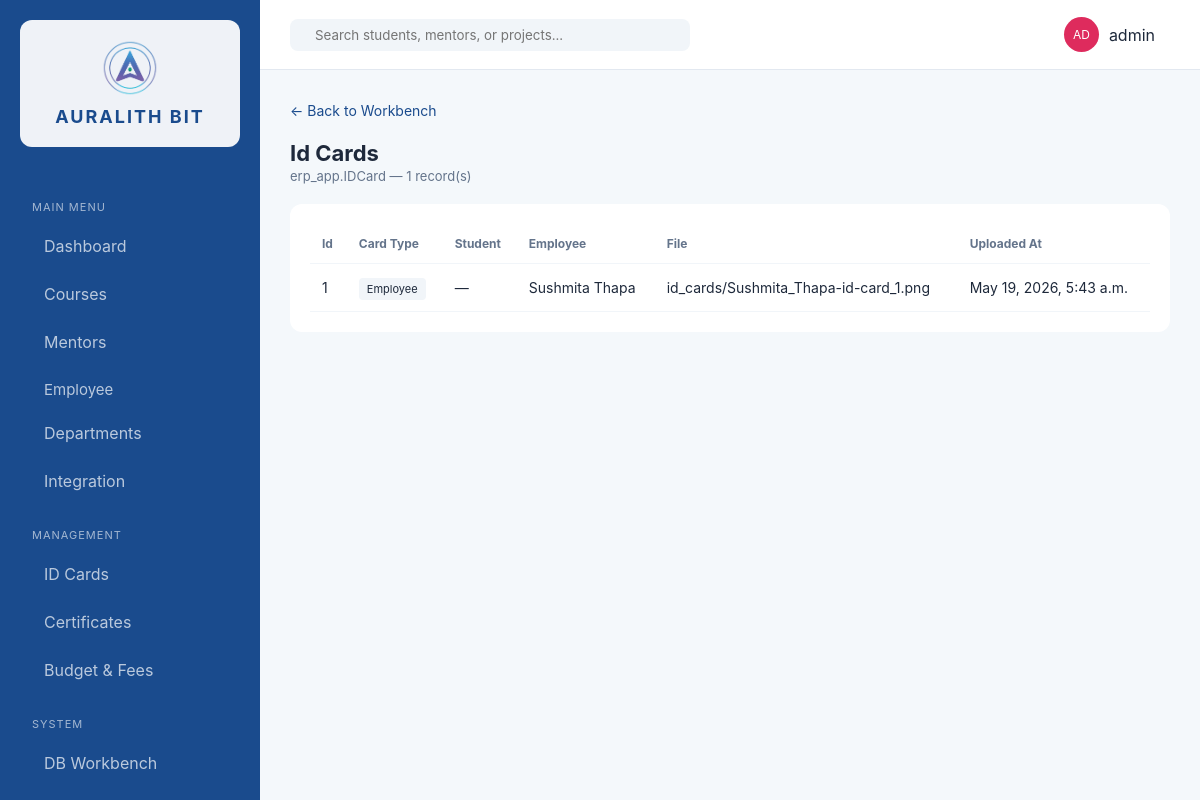
The page /workbench/erp_app/IDCard/ (signed in) on the database as committed earlier.
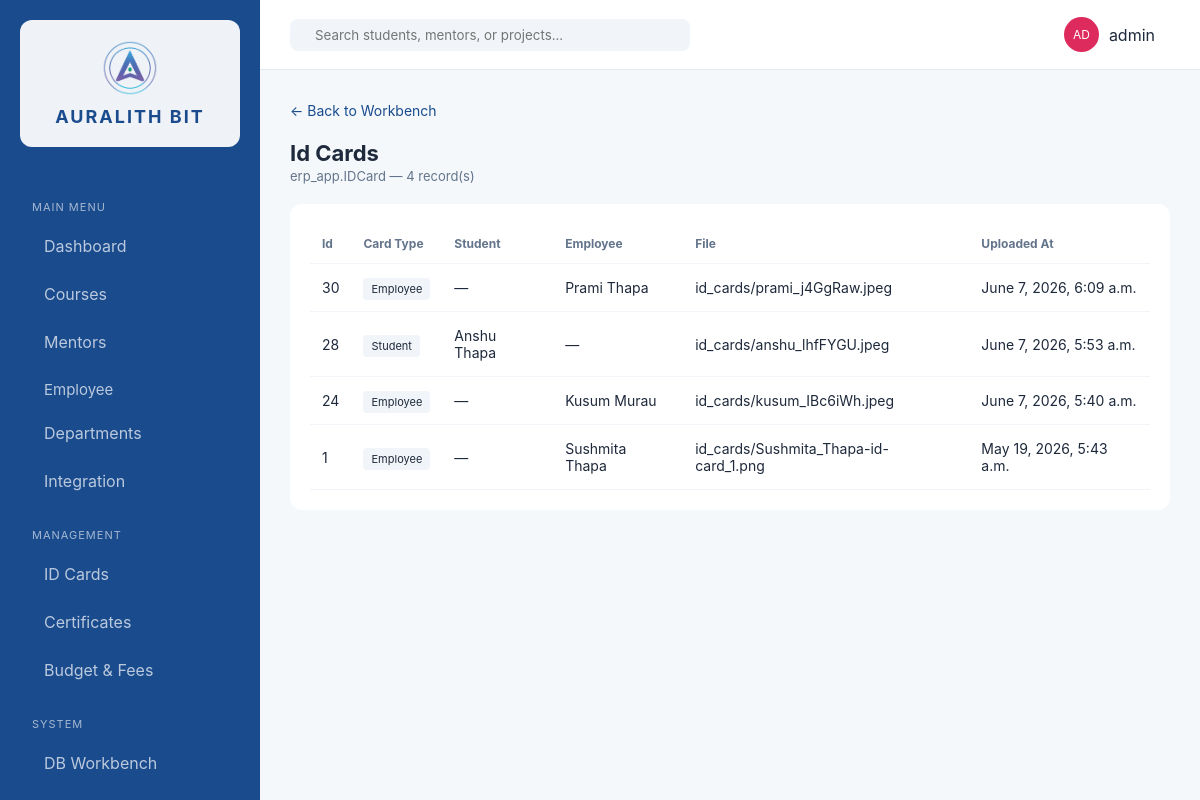
The same page on the database as committed later.
### erp_app/models.py (models this page shows, shortened)
class IDCard(models.Model):
    CARD_TYPE_CHOICES = [
        ('student', 'Student'),
        ('employee', 'Employee'),
    ]
    card_type = models.CharField(max_length=20, choices=CARD_TYPE_CHOICES)
    student = models.ForeignKey(Student, on_delete=models.CASCADE, null=True, blank=True, related_name='id_cards')
    employee = models.ForeignKey('Employee', on_delete=models.CASCADE, null=True, blank=True, related_name='id_cards')
    file = models.FileField(upload_to='id_cards/')
    uploaded_at = models.DateTimeField(auto_now_add=True)
    class Meta:
        ordering = ['-uploaded_at']

class Employee(models.Model):
    EMPLOYEE_TYPES = [
        ('intern', 'Intern'),
        ('staff', 'Staff'),
        ('mentor', 'Mentor'),
        ('admin', 'Admin'),
    ]
    name = models.CharField(max_length=200)
    email = models.EmailField(unique=True)
    department = models.ForeignKey(Department, on_delete=models.SET_NULL, null=True, blank=True)
    role = models.CharField(max_length=200, blank=True)
    employee_type = models.CharField(max_length=20, choices=EMPLOYEE_TYPES, default='staff')
    joined_date = models.DateField(default=datetime.date.today)
    class Meta:
        ordering = ['name']
    def __str__(self):
        return self.name

class Student(models.Model):
    user = models.OneToOneField(User, on_delete=models.CASCADE, null=True, blank=True, related_name='student_profile')
    name = models.CharField(max_length=200)
    email = models.EmailField(unique=True)
    phone = models.CharField(max_length=20, blank=True)
    enrolled_date = models.DateField(auto_now_add=True)
    is_intern = models.BooleanField(default=False)
    class Meta:
        ordering = ['name']
    def __str__(self):
        return self.name

### erp_app/views.py (the view)
# urls.py: path('workbench/<str:app_label>/<str:model_name>/', views.workbench_table, name='workbench_table'),
@login_required
def workbench_table(request, app_label, model_name):
    model = None
    for m in apps.get_models():
        if m.__name__ == model_name and m._meta.app_label == app_label:
            model = m
            break
    if not model:
        return render(request, 'erp_app/workbench.html', {'error': 'Model not found'})
    fields = [f for f in model._meta.fields]
    objects_list = model.objects.all()
    choice_fields = {f.name for f in model._meta.fields if hasattr(f, 'choices') and f.choices}
    context = {
        'model': model,
        'model_name': model.__name__,
        'model_verbose_plural': model._meta.verbose_name_plural.title(),
        'model_app_label': model._meta.app_label,
        'model_class_name': model.__name__,
        'fields': fields,
        'objects': objects_list,
        'choice_fields': choice_fields,
    }
    return render(request, 'erp_app/workbench_table.html', context)

### erp_app/roles.py (called while the page is built)
def get_user_roles(user):
    if not user.is_authenticated:
        return []
    roles = set()
    if user.is_superuser:
        roles.add(SUPER_ADMIN)
    for group in user.groups.all():
        roles.add(group.name)
    if hasattr(user, 'student_profile') and user.student_profile:
        roles.add(STUDENT)
    return list(roles)

### erp_app/templatetags/erp_extras.py (called while the page is built)
@register.filter
def get_attr(obj, attr):
    value = getattr(obj, attr, '')
    if callable(value):
        try:
            return value()
        except TypeError:
            return value
    return value

### erp_app/templates/erp_app/workbench_table.html (shortened to what this page needs)
{% extends 'erp_app/base.html' %}
{% load erp_extras %}
{% block content %}
<div style="margin-bottom:20px;">
    <a href="{% url 'workbench' %}" style="color:var(--auralith-blue);text-decoration:none;font-size:14px;">&larr; Back to Workbench</a>
</div>
<header class="top-nav" style="position:static;padding:0 0 20px 0;border-bottom:none;height:auto;background:transparent;">
    <div class="header-info">
        <h1>{{ model_verbose_plural|title }}</h1>
        <p>{{ model_app_label }}.{{ model_class_name }} &mdash; {{ objects|length }} record(s)</p>
    </div>
</header>
<div class="data-card" style="overflow-x:auto;">
    <table>
        <thead>
            <tr>
                {% for field in fields %}
                <th>{{ field.verbose_name|title }}</th>
                {% endfor %}
            </tr>
        </thead>
        <tbody>
            {% for obj in objects %}
            <tr>
                {% for field in fields %}
                <td>
                    {% if field.name in choice_fields %}
                        {% with display_method='get_'|add:field.name|add:'_display' %}
                        <span class="tag {% if obj|get_attr:field.name == 'live' or obj|get_attr:field.name == 'active' or obj|get_attr:field.name == 'completed' %}live{% endif %}">{{ obj|get_attr:display_method }}</span>
                        {% endwith %}
                    {% elif field.name == 'mentor' and obj|get_attr:'mentor' %}
                        {{ obj.mentor.name }}
                    {% elif field.name == 'department' and obj|get_attr:'department' %}
                        {{ obj.department.name }}
                    {% elif field.get_internal_type == 'BooleanField' %}
                        {% if obj|get_attr:field.name %}Yes{% else %}No{% endif %}
                    {% elif field.get_internal_type == 'DateField' or field.get_internal_type == 'DateTimeField' %}
                        {{ obj|get_attr:field.name|default:"—" }}
                    {% else %}
                        {{ obj|get_attr:field.name|default:"—" }}
                    {% endif %}
                </td>
                {% endfor %}
            </tr>
            {% empty %}
            <tr><td colspan="{{ fields|length }}" style="text-align:center;color:#94a3b8;">No records found.</td></tr>
            {% endfor %}
        </tbody>
    </table>
</div>
{% endblock %}

Rows that differ between the two databases and show on the page:
added IDCard: fields "30" "—" "Prami Thapa" "id_cards/prami_j4GgRaw.jpeg", fields "Employee", fields "June 7, 2026, 6:09 a.m."
added IDCard: fields "28" "Anshu Thapa" "—" "id_cards/anshu_lhfFYGU.jpeg", fields "Student", fields "June 7, 2026, 5:53 a.m."
added IDCard: fields "24" "—" "Kusum Murau" "id_cards/kusum_IBc6iWh.jpeg", fields "Employee", fields "June 7, 2026, 5:40 a.m."
Other text that changed with them:
{{ objects|length }}: "1" → "4"
